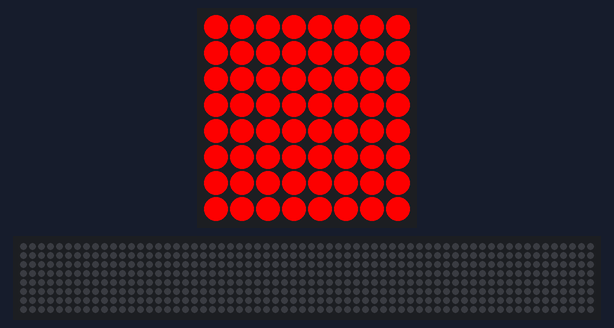
Recording of a program running on a simulated Raspberry Pi (BCM pin numbers) with a Sense HAT. Shown: the Sense HAT's 8×8 RGB LED matrix, a strip that is not on the board, showing the scrolling text unrolled. The 64×8 strip is a reading aid, not a part: it shows the text the matrix is scrolling, unrolled, one strip-width of it at a time. At 14.8 s the program stops and its outputs stay as they are.

Above: at 1.1 s.
At 2.57 s:
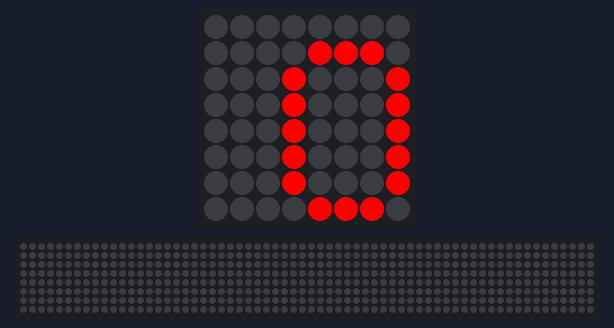
At 5.19 s:
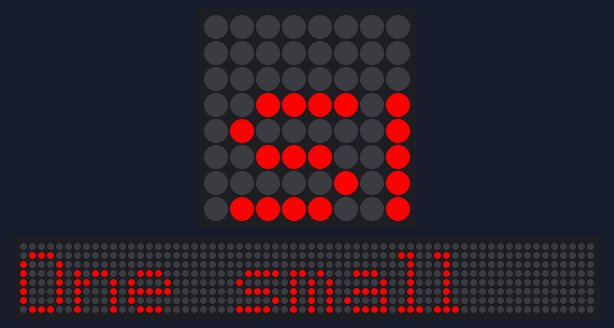
At 7.91 s:
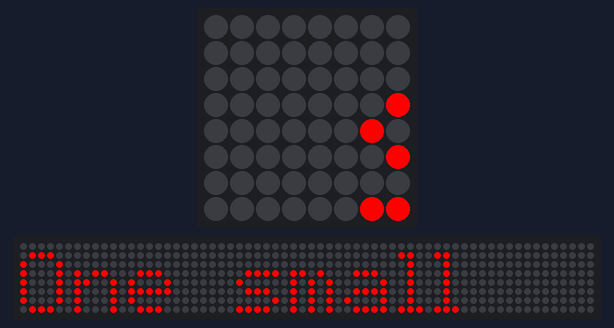
At 11.33 s:
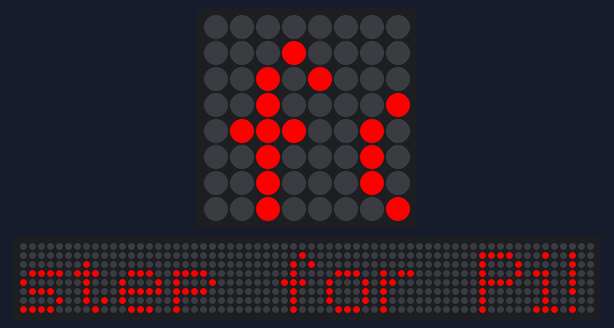
At 14.76 s:
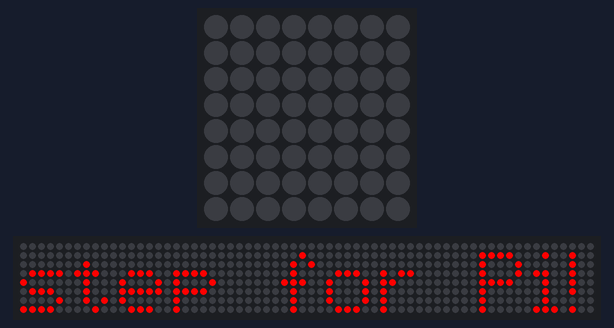

The program:

led_test.py
```python
#!/usr/bin/python
from sense_hat import SenseHat
from time import sleep

sense = SenseHat()

red = (255, 0, 0)

sense.clear()  # no arguments defaults to off
sleep(1)
sense.clear(red)  # passing in an RGB tuple
sleep(1)
sense.clear(255, 255, 255)  # passing in r, g and b values of a colour

sense.clear()  # no arguments defaults to off

sense.show_message("One small step for Pi!", text_colour=[255, 0, 0])
```

Measured:
- what the display in image 0 shows lasts 1.0 s, from 1.0 s to 2.0 s
